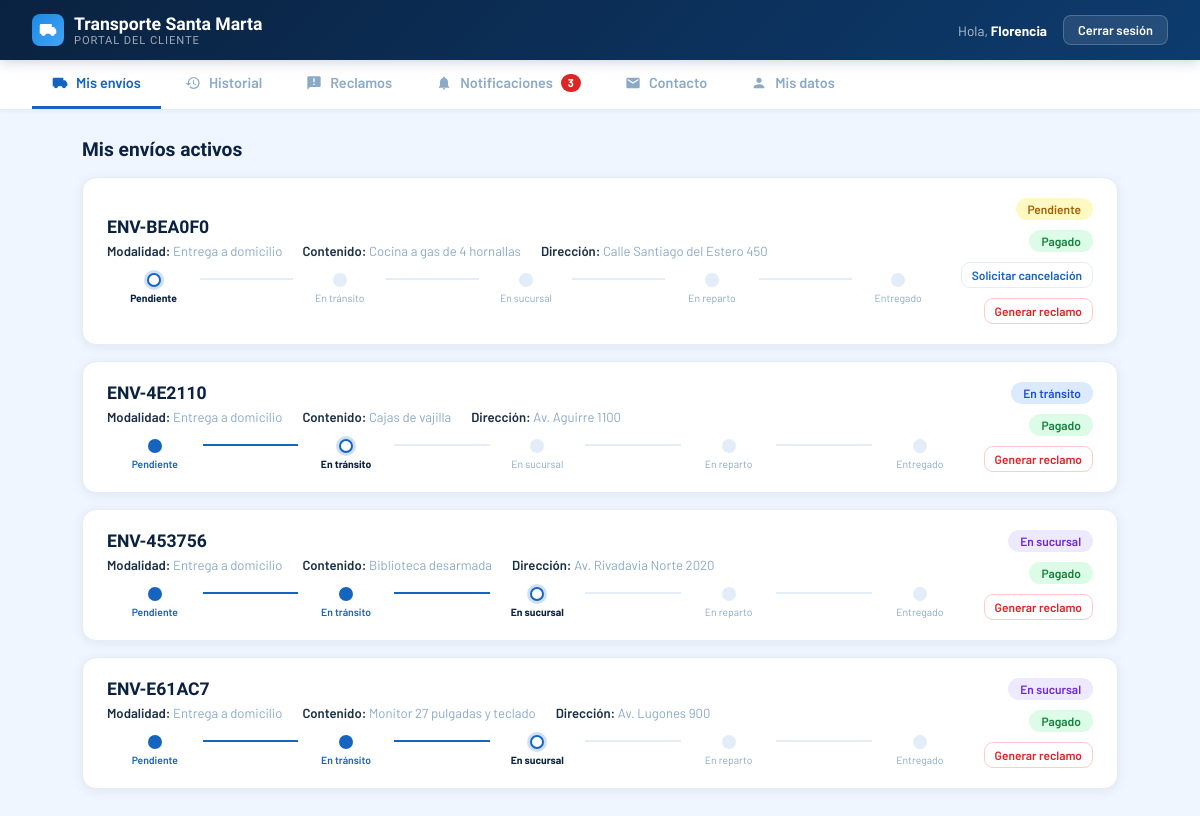
The page /cliente/dashboard/ (signed in) on the database as committed earlier.
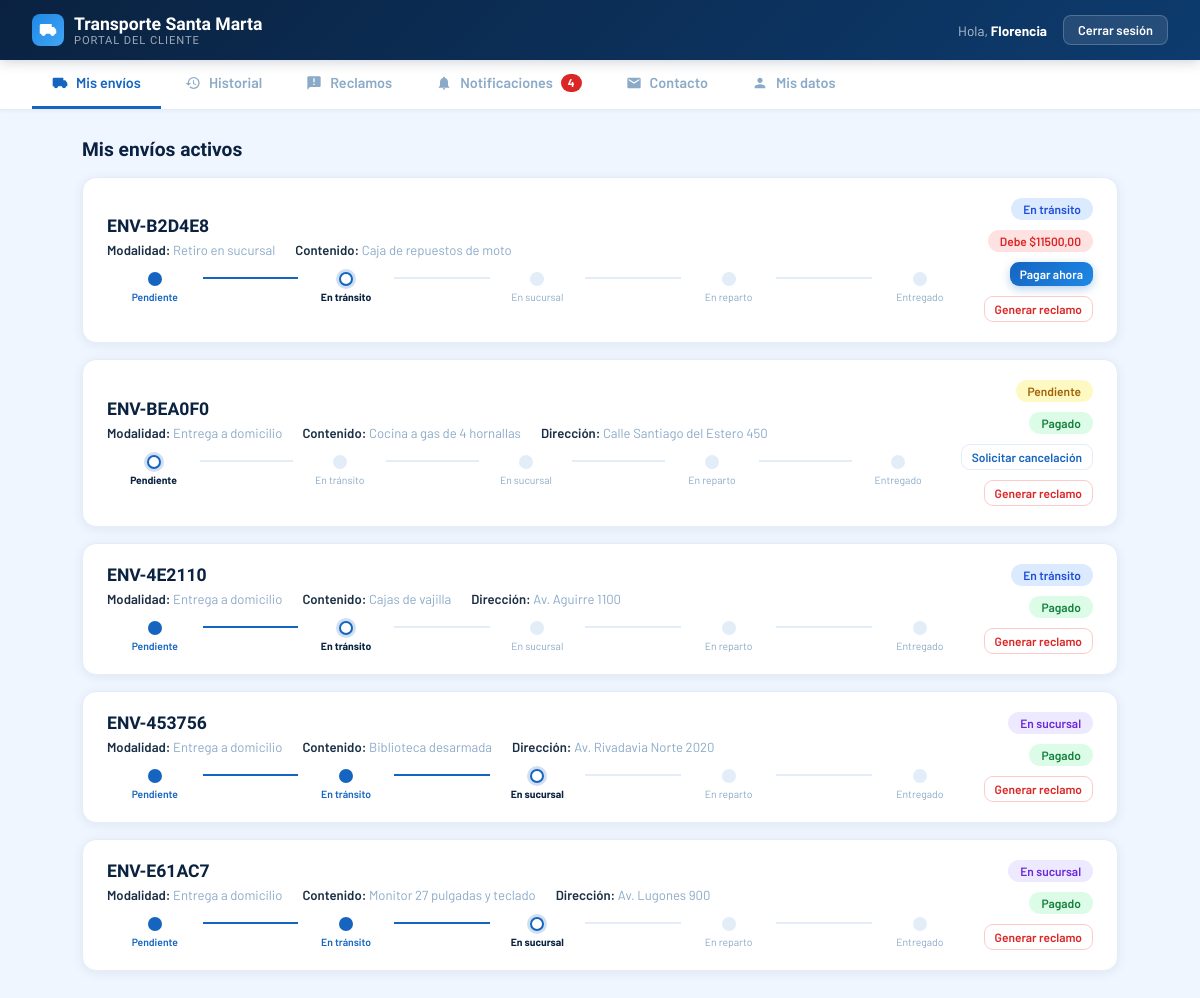
The same page on the database as committed later.
### core/models.py (models this page shows, shortened)
class Envio(models.Model):
    ESTADO_CHOICES = [
        ('pendiente', 'Pendiente'),
        ('en_transito', 'En tránsito'),
        ('en_sucursal', 'En sucursal'),
        ('en_reparto', 'En reparto'),
        ('entregado', 'Entregado'),
        ('cancelado', 'Cancelado'),
        ('devuelto', 'Devuelto'),
        ('retenido', 'Retenido'),
        ('extraviado', 'Extraviado'),
    ]
    MODALIDAD_CHOICES = [
        ('domicilio', 'Entrega a domicilio'),
        ('sucursal', 'Retiro en sucursal'),
    ]
    ZONA_CHOICES = [
        ('norte', 'Norte'),
        ('sur', 'Sur'),
        ('este', 'Este'),
        ('oeste', 'Oeste'),
    ]
    codigo = models.CharField(max_length=20, unique=True, editable=False)
    destinatario = models.ForeignKey(Usuario, on_delete=models.PROTECT, related_name='envios')
    despacho = models.ForeignKey(Despacho, on_delete=models.SET_NULL, null=True, blank=True, related_name='envios')
    contenido = models.CharField(max_length=200)
    peso = models.DecimalField(max_digits=6, decimal_places=2, default=1, help_text='Peso en kilogramos')
    precio = models.DecimalField(max_digits=10, decimal_places=2)
    estado = models.CharField(max_length=20, choices=ESTADO_CHOICES, default='pendiente')
    modalidad = models.CharField(max_length=20, choices=MODALIDAD_CHOICES)
    direccion_entrega = models.CharField(max_length=200, blank=True)
    zona = models.CharField(max_length=10, choices=ZONA_CHOICES, blank=True)
    fecha_registro = models.DateTimeField(auto_now_add=True)
    fecha_actualizacion = models.DateTimeField(auto_now=True)
    fecha_recepcion = models.DateTimeField(null=True, blank=True)
    fecha_entrega = models.DateTimeField(null=True, blank=True)
    entregado_por = models.ForeignKey(
        Usuario, on_delete=models.SET_NULL, null=True, blank=True, related_name='entregas_realizadas'
    )
    lat = models.FloatField(null=True, blank=True)
    lon = models.FloatField(null=True, blank=True)
    notificado_demora = models.BooleanField(default=False)
    intentos_entrega = models.PositiveSmallIntegerField(default=0)
    ESTADOS_ACTIVOS = ['pendiente', 'en_transito', 'en_sucursal', 'en_reparto']
    UMBRAL_DEMORA_DIAS = 2
    MAX_INTENTOS_ENTREGA = 2
    UMBRAL_RETENCION_DIAS = 20
    @property
    def tiene_plazo_de_retiro(self):
        return self.estado == 'retenido' or (
            self.estado == 'en_sucursal' and self.modalidad == 'sucursal'
        )
    @property
    def monto_pagado(self):
        return self.pagos.filter(anulado=False, verificado=True).aggregate(total=models.Sum('monto'))['total'] or 0
    @property
    def esta_pagado(self):
        return self.monto_pagado >= self.precio
    @property
    def saldo_pendiente(self):
        return max(self.precio - self.monto_pagado, 0)
    @property
    def tiene_pago_pendiente_verificacion(self):
        return self.pagos.filter(anulado=False, verificado=False).exists()
    @property
    def tiene_solicitud_cancelacion_pendiente(self):
        return self.solicitudes_cancelacion.filter(estado='pendiente').exists()

### cliente/views.py (the view)
# urls.py: path('dashboard/', views.dashboard_view, name='admin_dashboard'),
@login_required
def dashboard_view(request):
    if request.user.rol != 'cliente':
        return redirect('inicio')
    return _render_dashboard(request)

### cliente/views.py (called while the page is built)
def _render_dashboard(request, **extra):
    envios = Envio.objects.filter(destinatario=request.user).order_by('-fecha_registro')
    tab = request.GET.get('tab')
    contexto = {
        'envios': envios,
        'reclamos': Reclamo.objects.filter(cliente=request.user).select_related('envio').order_by('-fecha_creacion'),
        'consultas': Consulta.objects.filter(cliente=request.user).order_by('-fecha_creacion'),
        'motivos_consulta': Consulta.MOTIVO_CHOICES,
        'notificaciones': Notificacion.objects.filter(usuario=request.user).select_related('envio')[:50],
        'notificaciones_sin_leer': Notificacion.objects.filter(usuario=request.user, leida=False).count(),
        'tab_inicial': tab if tab in TABS_VALIDAS else '',
    }
    contexto.update(extra)
    return render(request, 'cliente/dashboard.html', contexto)

### cliente/templates/cliente/dashboard.html (shortened to what the changed rows need)
<!DOCTYPE html>
<html lang="es">
<head>
  <link rel="stylesheet" href="https://unpkg.com/leaflet@1.9.4/dist/leaflet.css"/>
</head>
<body>
<div class="tabs-bar">
  <button class="tab-btn" data-tab="notificaciones" onclick="showTab('notificaciones')">
    <svg viewBox="0 0 24 24" fill="currentColor"><path d="M12 22c1.1 0 2-.9 2-2h-4c0 1.1.89 2 2 2zm6-6v-5c0-3.07-1.64-5.64-4.5-6.32V4c0-.83-.67-1.5-1.5-1.5s-1.5.67-1.5 1.5v.68C7.63 5.36 6 7.92 6 11v5l-2 2v1h16v-1l-2-2z"/></svg>
    Notificaciones{% if notificaciones_sin_leer %} <span class="tab-contador">{{ notificaciones_sin_leer }}</span>{% endif %}
  </button>
</div>
<div class="content">
  <div id="tab-mis-envios">
    {% for envio in envios %}
      {% if envio.estado != 'entregado' and envio.estado != 'cancelado' %}
      <div class="envio-card">
        <div>
          <div class="envio-codigo">{{ envio.codigo }}</div>
          <div class="envio-info">
            <div class="envio-detail"><strong>Modalidad:</strong> {{ envio.get_modalidad_display }}</div>
            <div class="envio-detail"><strong>Contenido:</strong> {{ envio.contenido }}</div>
            {% if envio.direccion_entrega %}<div class="envio-detail"><strong>Dirección:</strong> {{ envio.direccion_entrega }}</div>{% endif %}
          </div>
          <div class="progress-bar" style="margin-top:14px;">
            <div class="step">
              <div class="step-dot {% if envio.estado == 'pendiente' %}current{% else %}done{% endif %}"></div>
              <div class="step-label {% if envio.estado == 'pendiente' %}current{% elif envio.estado != 'pendiente' %}done{% endif %}">Pendiente</div>
            </div>
            <div class="step-line {% if envio.estado != 'pendiente' %}done{% endif %}"></div>
            <div class="step">
              <div class="step-dot {% if envio.estado == 'en_transito' %}current{% elif envio.estado in 'en_sucursal,en_reparto,entregado' %}done{% endif %}"></div>
              <div class="step-label {% if envio.estado == 'en_transito' %}current{% elif envio.estado in 'en_sucursal,en_reparto,entregado' %}done{% endif %}">En tránsito</div>
            </div>
            <div class="step-line {% if envio.estado == 'en_sucursal' or envio.estado == 'en_reparto' or envio.estado == 'entregado' %}done{% endif %}"></div>
            <div class="step">
              <div class="step-dot {% if envio.estado == 'en_sucursal' %}current{% elif envio.estado == 'en_reparto' or envio.estado == 'entregado' %}done{% endif %}"></div>
              <div class="step-label {% if envio.estado == 'en_sucursal' %}current{% elif envio.estado == 'en_reparto' or envio.estado == 'entregado' %}done{% endif %}">En sucursal</div>
            </div>
            <div class="step-line {% if envio.estado == 'en_reparto' or envio.estado == 'entregado' %}done{% endif %}"></div>
            <div class="step">
              <div class="step-dot {% if envio.estado == 'en_reparto' %}current{% elif envio.estado == 'entregado' %}done{% endif %}"></div>
              <div class="step-label {% if envio.estado == 'en_reparto' %}current{% elif envio.estado == 'entregado' %}done{% endif %}">En reparto</div>
            </div>
            <div class="step-line {% if envio.estado == 'entregado' %}done{% endif %}"></div>
            <div class="step">
              <div class="step-dot {% if envio.estado == 'entregado' %}done{% endif %}"></div>
              <div class="step-label {% if envio.estado == 'entregado' %}done{% endif %}">Entregado</div>
            </div>
          </div>
        </div>
        <div class="envio-actions">
          <span class="badge badge-{{ envio.estado }}">{{ envio.get_estado_display }}</span>
          {% if envio.esta_pagado %}
          <span class="badge" style="background:#dcfce7;color:#15803d;">Pagado</span>
          {% elif envio.tiene_pago_pendiente_verificacion %}
          <span class="badge" style="background:#fef9c3;color:#a16207;">⏳ En verificación</span>
          {% else %}
          <span class="badge" style="background:#fee2e2;color:#dc2626;">Debe ${{ envio.saldo_pendiente }}</span>
          <button class="btn btn-primary" style="font-size:.75rem;padding:5px 10px;" onclick="abrirPago('{{ envio.id }}', '{{ envio.codigo }}', '{{ envio.saldo_pendiente }}')">Pagar ahora</button>
          {% endif %}
          {% if envio.estado == 'pendiente' %}
            {% if envio.tiene_solicitud_cancelacion_pendiente %}
            <span class="badge" style="background:#fef9c3;color:#a16207;">⏳ Cancelación en trámite</span>
            {% else %}
            <button class="btn btn-outline" style="font-size:.75rem;padding:5px 10px;" onclick="abrirCancelacion('{{ envio.id }}', '{{ envio.codigo }}')">Solicitar cancelación</button>
            {% endif %}
          {% endif %}
          <button class="btn btn-danger" style="font-size:.75rem;padding:5px 10px;" onclick="abrirReclamo('{{ envio.id }}', '{{ envio.codigo }}', '{{ envio.estado }}')">Generar reclamo</button>
        </div>
      </div>
      {% endif %}
    {% empty %}
      <div class="empty-state">
        <svg viewBox="0 0 24 24" fill="currentColor"><path d="M20 8h-3V4H3c-1.1 0-2 .9-2 2v11h2c0 1.66 1.34 3 3 3s3-1.34 3-3h6c0 1.66 1.34 3 3 3s3-1.34 3-3h2v-5l-3-4z"/></svg>
        <p>No tenés envíos activos en este momento.</p>
      </div>
    {% endfor %}
  </div>
</div>
</body>
</html>

Rows that differ between the two databases and show on the page:
added Envio: codigo "ENV-B2D4E8", modalidad "Retiro en sucursal", contenido "Caja de repuestos de moto", estado "En tránsito", saldo_pendiente "11500,00"
Other text that changed with them:
{{ notificaciones_sin_leer }}: "3" → "4"
